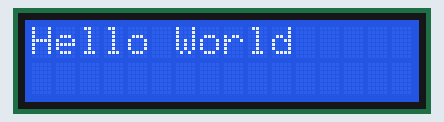
This sketch was run on a simulated Arduino Uno, built with avr-gcc and run on an emulated ATmega328P. On the bench: 16×2 character LCD.

Above: at 0.1 s.
At 1.4 s:
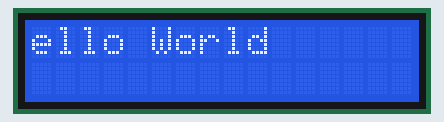
At 2.9 s:
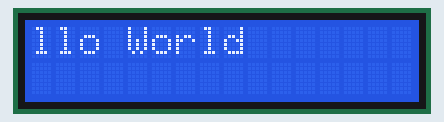
At 7.4 s:
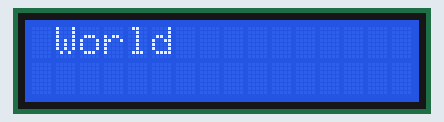
At 14.9 s:
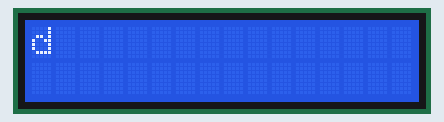
At 38.79 s:
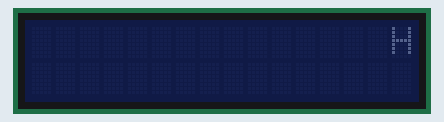

The sketch:

lcd.ino
```cpp
#include <Wire.h>
#include <LiquidCrystal_I2C.h>

LiquidCrystal_I2C lcd(0x27, 16, 2); // LCD ekranın I2C adresi (genellikle 0x27 veya 0x3F olabilir)

void setup() {
  lcd.init();              // LCD'yi başlat
  lcd.backlight();         // Arka ışığı aç

  lcd.setCursor(0, 0);     // İlk satır ve ilk sütun
  lcd.print("Hello World");  // Ekrana yazı yazdır
}

void loop() {
  delay(1000);                // 1 saniye bekle
  lcd.noBacklight();
  delay(250);
  lcd.backlight();          // Arka ışığı kapat
  lcd.scrollDisplayLeft();    // Metni sola kaydır
  delay(250);                 // 250ms bekle
  lcd.backlight();            // Arka ışığı aç
}

/*
#include <Wire.h>
#include <LiquidCrystal_I2C.h>

LiquidCrystal_I2C lcd(0x27, 16, 2); // LCD ekranın I2C adresi (genellikle 0x27 veya 0x3F olabilir)

void setup() {
  lcd.init();              // LCD'yi başlat
  lcd.backlight();         // Arka ışığı aç

  lcd.setCursor(0, 0);     // İlk satır ve ilk sütun
  lcd.print("Hello World");  // Ekrana yazı yazdır
  lcd.setCursor(0, 1);     // İkinci satır
  lcd.print("ikinci mesaj");  // Ekrana yazı yazdır
}

void loop() {
  // İlk satırdaki metni sola kaydır
  lcd.scrollDisplayLeft();
  delay(250);  // 250ms bekle

  // İkinci satırdaki metni sağa kaydır
  lcd.scrollDisplayRight();
  delay(250);  // 250ms bekle
}


#include <Wire.h>
#include <LiquidCrystal_I2C.h>

LiquidCrystal_I2C lcd(0x27, 16, 2); // LCD ekranın I2C adresi ve boyutu: 16x2

void setup() {
  lcd.init();              // LCD ekranını başlat
  lcd.backlight();         // Arka ışığı aç

  // İlk satıra "Hello World" yaz
  lcd.setCursor(0, 0);
  lcd.print("Hello World");

  // İkinci satıra "Ikinci Mesaj" yaz
  lcd.setCursor(0, 1);
  lcd.print("Ikinci Mesaj");
}

void loop() {
  // İlk satırdaki metni sola kaydır
  lcd.scrollDisplayLeft();
  delay(250);  // 250 ms bekle

  // Metni tekrar başa döndürmek için belirli bir süre sonra kaydırmayı sıfırla
  static int counter = 0;  // Kaydırma sayısını takip etmek için sayaç
  counter++;

  if (counter == 16) { // 16 kez kaydırma sonrası (16 sütunluk ekran için)
    lcd.clear();        // Ekranı temizle
    setup();            // Metni yeniden yazdır
    counter = 0;        // Sayaç sıfırla
  }
}


*/
```

Measured:
- what the display in image 1 shows lasts 1.3 s, from 1.3 s to 2.6 s
